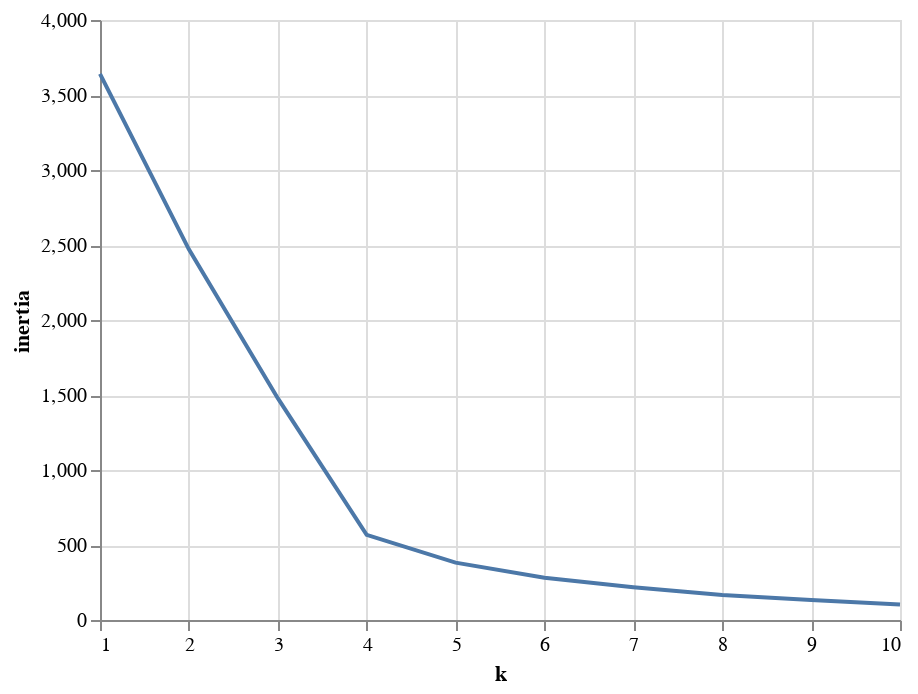

Notebook code for this chart:
### Markdown cell above
### Clustering Crytocurrencies Using K-Means

#### Finding the Best Value for `k` Using the Elbow Curve

### Code cell
inertia = []
k = list(range(1, 11))

# Calculate the inertia for the range of k values
for i in k:
    km = KMeans(n_clusters=i, random_state=0)
    km.fit(pcs_df)
    inertia.append(km.inertia_)

# Create the Elbow Curve using Altair
elbow_data = {"k": k, "inertia": inertia}
df_elbow = pd.DataFrame(elbow_data)
alt.Chart(df_elbow).mark_line().encode(x='k', y='inertia')

### Figure 1 — Vega-Lite specification as saved in the notebook (floating-point values rounded to 4 significant figures)
{"config": {"view": {"continuousWidth": 400, "continuousHeight": 300}}, "data": {"name": "data-611cf54f25c47ac7b8e72e8c4042a1e6"}, "mark": "line", "encoding": {"x": {"type": "quantitative", "field": "k"}, "y": {"type": "quantitative", "field": "inertia"}}, "$schema": "https://vega.github.io/schema/vega-lite/v4.8.1.json", "datasets": {"data-611cf54f25c47ac7b8e72e8c4042a1e6": [{"k": 1, "inertia": 3641.0}, {"k": 2, "inertia": 2471.0}, {"k": 3, "inertia": 1479.0}, {"k": 4, "inertia": 568.0}, {"k": 5, "inertia": 382.2}, {"k": 6, "inertia": 282.0}, {"k": 7, "inertia": 218.7}, {"k": 8, "inertia": 166.2}, {"k": 9, "inertia": 133.1}, {"k": 10, "inertia": 103.9}]}}
